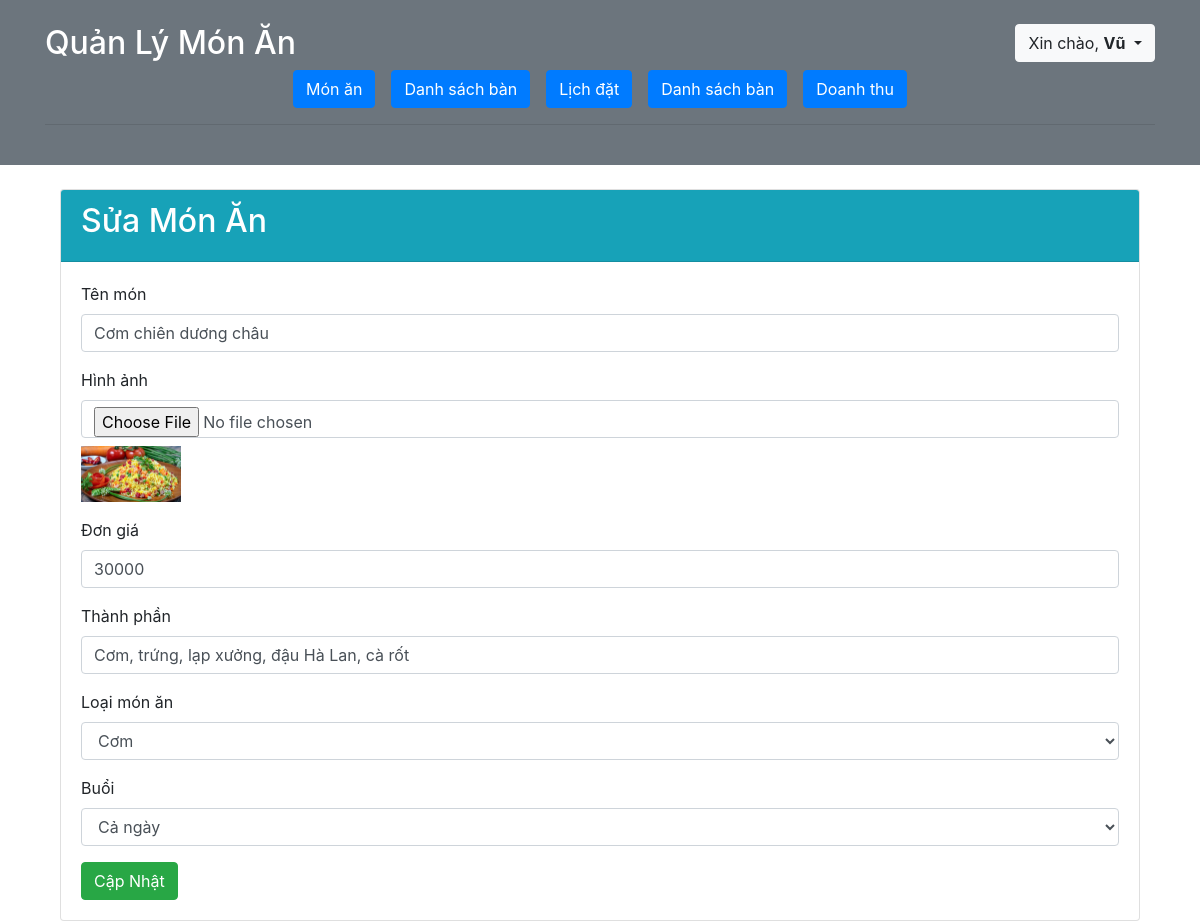
Screenshot of /Admin/index.php?page_layout=Sua&id=M0003 (signed in) with the database file from the repository.
### tables this page shows
CREATE TABLE `mon` (
  `MAMON` varchar(5) NOT NULL,
  `MALOAI` char(5) DEFAULT NULL,
  `MABUOI` char(5) DEFAULT NULL,
  `TENMON` varchar(30) DEFAULT NULL,
  `HINHANH` varchar(500) DEFAULT NULL,
  `DONGIA` float DEFAULT NULL,
  `THANHPHAN` varchar(100) DEFAULT NULL
);

### Admin/Chucnang/sua_mon_an.php (the view, shortened to what this page needs)
<?php
require_once '../config/db.php';
if (isset($_GET['id'])) {
    $id = $_GET['id'];
    $sql = "SELECT * FROM MON WHERE MAMON = '$id'";
    $query = mysqli_query($conn, $sql);
    $row = mysqli_fetch_assoc($query);
}
?>
<div class="container mt-4">
    <div class="card">
        <div class="card-header bg-info text-white">
            <h2>Sửa Món Ăn</h2>
        </div>
        <div class="card-body">
            <form method="post" enctype="multipart/form-data">
                <div class="form-group">
                    <label for="">Tên món</label>
                    <input type="text" name="Tenmon" class="form-control" value="<?php echo $row['TENMON']; ?>" required>
                </div>
                <div class="form-group">
                    <label for="">Hình ảnh</label>
                    <input type="file" name="Hinhanh" class="form-control" accept="image/*">
                    <img src="img/<?php echo $row['HINHANH']; ?>" width="100" class="mt-2">
                </div>
                <div class="form-group">
                    <label for="">Đơn giá</label>
                    <input type="text" name="Dongia" class="form-control" value="<?php echo $row['DONGIA']; ?>" required>
                </div>
                <div class="form-group">
                    <label for="">Thành phần</label>
                    <input type="text" name="Thanhphan" class="form-control" value="<?php echo $row['THANHPHAN']; ?>" required>
                </div>
                <div class="form-group">
                    <label for="">Loại món ăn</label>
                    <select name="Maloai" class="form-control" required>
                        <?php
                        $sql_loai = "SELECT * FROM LOAI";
                        $query_loai = mysqli_query($conn, $sql_loai);
                        while ($loai = mysqli_fetch_assoc($query_loai)) {
                            $selected = ($loai['MALOAI'] == $row['MALOAI']) ? 'selected' : '';
                            echo "<option value='{$loai['MALOAI']}' $selected>{$loai['TENLOAI']}</option>";
                        }
                        ?>
                    </select>
                </div>
                <div class="form-group">
                    <label for="">Buổi</label>
                    <select name="Mabuoi" class="form-control" required>
                        <?php
                        $sql_buoi = "SELECT * FROM BUOI";
                        $query_buoi = mysqli_query($conn, $sql_buoi);
                        while ($buoi = mysqli_fetch_assoc($query_buoi)) {
                            $selected = ($buoi['MABUOI'] == $row['MABUOI']) ? 'selected' : '';
                            echo "<option value='{$buoi['MABUOI']}' $selected>{$buoi['TENBUOI']}</option>";
                        }
                        ?>
                    </select>
                </div>
                <button name="sbm" class="btn btn-success" type="submit">Cập Nhật</button>
            </form>
        </div>
    </div>
</div>

### rows the page displays
mon: Tenmon "Cơm chiên dương châu", HINHANH (picture), Dongia "30000", Thanhphan "Cơm, trứng, lạp xưởng, đậu Hà Lan, cà rốt"

### other values shown
$hoten "Vũ"
form field Maloai "Cơm"
form field Mabuoi "Cả ngày"
